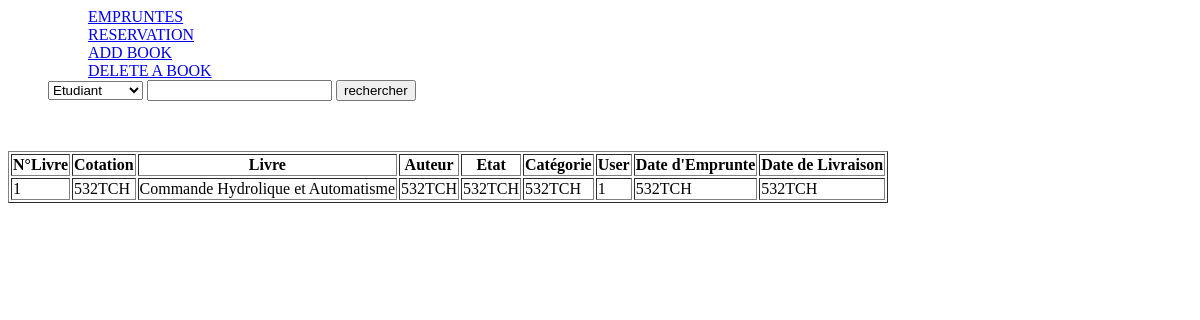
/biblio/admin/ (signed in), run on an earlier commit of the app's database.
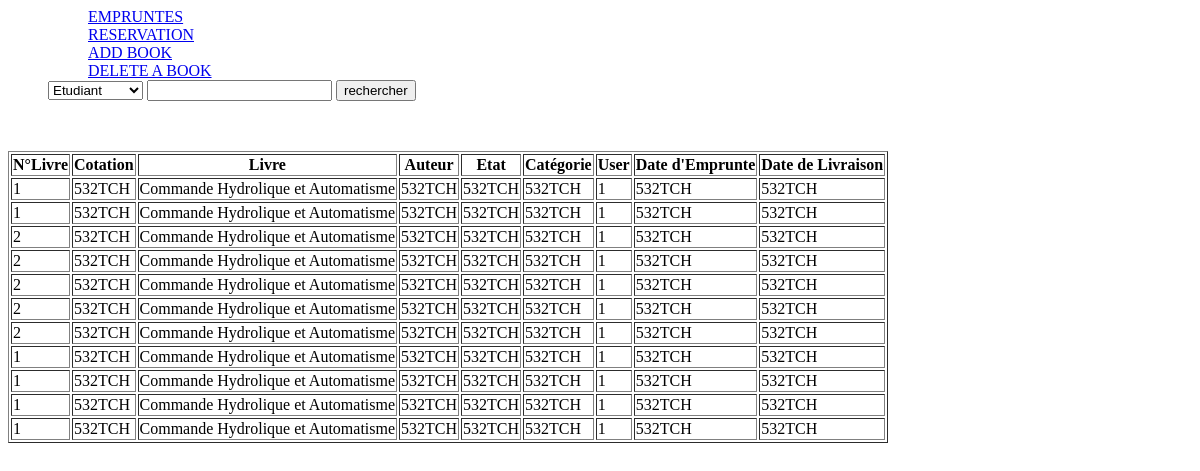
And on a later commit of the database.
### gestionLivres/models.py (models this page shows)
class Empruntes(models.Model):
    idBook = models.IntegerField()
    cotation = models.CharField(max_length=10)
    titre = models.CharField(max_length=100)
    categorie = models.CharField(max_length=50)
    idUser = models.IntegerField()
    dateSortie = models.DateTimeField()
    dateEntre = models.DateTimeField()
    commentaire = models.TextField(blank=True)

### gestionLivres/views.py (the view)
# urls.py: path('admin/', admin.site.urls),
def admin(request):
    if 'logged_user_id' in request.session:
        logged_user_id = request.session['logged_user_id']
        logged_user = Users.objects.get(id=logged_user_id)
        book =models.Empruntes.objects.all()
    return render(request, 'borrow.html', context={'book':book})

### templates/borrow.html
{% extends "back_office.html" %}
{% block clo1 %} N°Livre {% endblock %}
{% block clo2 %} Cotation {% endblock %}
{% block clo3 %} Livre {% endblock %}
{% block clo4 %} Auteur {% endblock %}
{% block clo5 %} Etat {% endblock %}
{% block clo6 %} Catégorie {% endblock %}
{% block clo7 %} User {% endblock %}
{% block clo8 %} Date d'Emprunte {% endblock %}
{% block clo9 %} Date de Livraison {% endblock %}
{% block valcol1 %}{{ index.idBook }} {% endblock %}
{% block valcol2 %} {{ index.cotation}} {% endblock %}
{% block valcol3 %} {{ index.titre}} {% endblock %}
{% block valcol4 %} {{ index.cotation}} {% endblock %}
{% block valcol5 %} {{ index.cotation}} {% endblock %}
{% block valcol6 %} {{ index.cotation}} {% endblock %}
{% block valcol7 %} {{ index.idUser}} {% endblock %}
{% block valcol8 %} {{ index.cotation}} {% endblock %}
{% block valcol9 %} {{ index.cotation}} {% endblock %}

### templates/back_office.html (shortened to what this page needs)
<html>
<head>
</head>
<body>
    <ul style="list-style: none;">
        <div>
        <ul style="list-style: none;">
            <li><a href="#">EMPRUNTES</a></li>
            <li><a href="http://127.0.0.1:8000/biblio/reservation">RESERVATION</a></li>
            <li><a href="http://127.0.0.1:8000/biblio/admin/addbook/">ADD BOOK</a></li>
            <li><a href="#">DELETE A BOOK</a></li>
        </ul>
    </div>
    <div>
        <form action="#" method="post"> {% csrf_token %}
            <select name="select" id="select">
                <option value="etudiant">Etudiant</option>
            </select>
            <input type="text" name="rechercher">
            <label for="rechercher"><input type="submit" value="rechercher"></label>
        </form>
    </div> <br>
    </ul>
    <table border="1">
      <tr>
            <th>{% block clo1 %}{% endblock %}</th>
            <th>{% block clo2 %}{% endblock %}</th>
            <th>{% block clo3 %}{% endblock %}</th>
            <th>{% block clo4 %}{% endblock %}</th>
            <th>{% block clo5 %}{% endblock %}</th>
            <th>{% block clo6 %}{% endblock %}</th>
            <th>{% block clo7 %}{% endblock %}</th>
            <th>{% block clo8 %}{% endblock %}</th>
            <th>{% block clo9 %}{% endblock %}</th>
      </tr>
        {% for index in book %}
            <tr>
                <td>{% block valcol1 %}{% endblock %}</td>
                <td>{% block valcol2 %}{% endblock %}</td>
                <td>{% block valcol3 %}{% endblock %}</td>
                <td>{% block valcol4 %}{% endblock %}</td>
                <td>{% block valcol5 %}{% endblock %}</td>
                <td>{% block valcol6 %}{% endblock %}</td>
                <td>{% block valcol7 %}{% endblock %}</td>
                <td>{% block valcol8 %}{% endblock %}</td>
                <td>{% block valcol9 %}{% endblock %}</td>
            </tr>
        {% endfor %}
    </table>
</body>
</html>

What changed in the data, as far as the page shows it:
added Empruntes: idBook "1", cotation "532TCH", titre "Commande Hydrolique et Automatisme", idUser "1"
added Empruntes: idBook "2", cotation "532TCH", titre "Commande Hydrolique et Automatisme", idUser "1"
added Empruntes: idBook "2", cotation "532TCH", titre "Commande Hydrolique et Automatisme", idUser "1"
added Empruntes: idBook "2", cotation "532TCH", titre "Commande Hydrolique et Automatisme", idUser "1"
added Empruntes: idBook "2", cotation "532TCH", titre "Commande Hydrolique et Automatisme", idUser "1"
added Empruntes: idBook "2", cotation "532TCH", titre "Commande Hydrolique et Automatisme", idUser "1"
added Empruntes: idBook "1", cotation "532TCH", titre "Commande Hydrolique et Automatisme", idUser "1"
added Empruntes: idBook "1", cotation "532TCH", titre "Commande Hydrolique et Automatisme", idUser "1"
added Empruntes: idBook "1", cotation "532TCH", titre "Commande Hydrolique et Automatisme", idUser "1"
added Empruntes: idBook "1", cotation "532TCH", titre "Commande Hydrolique et Automatisme", idUser "1"
